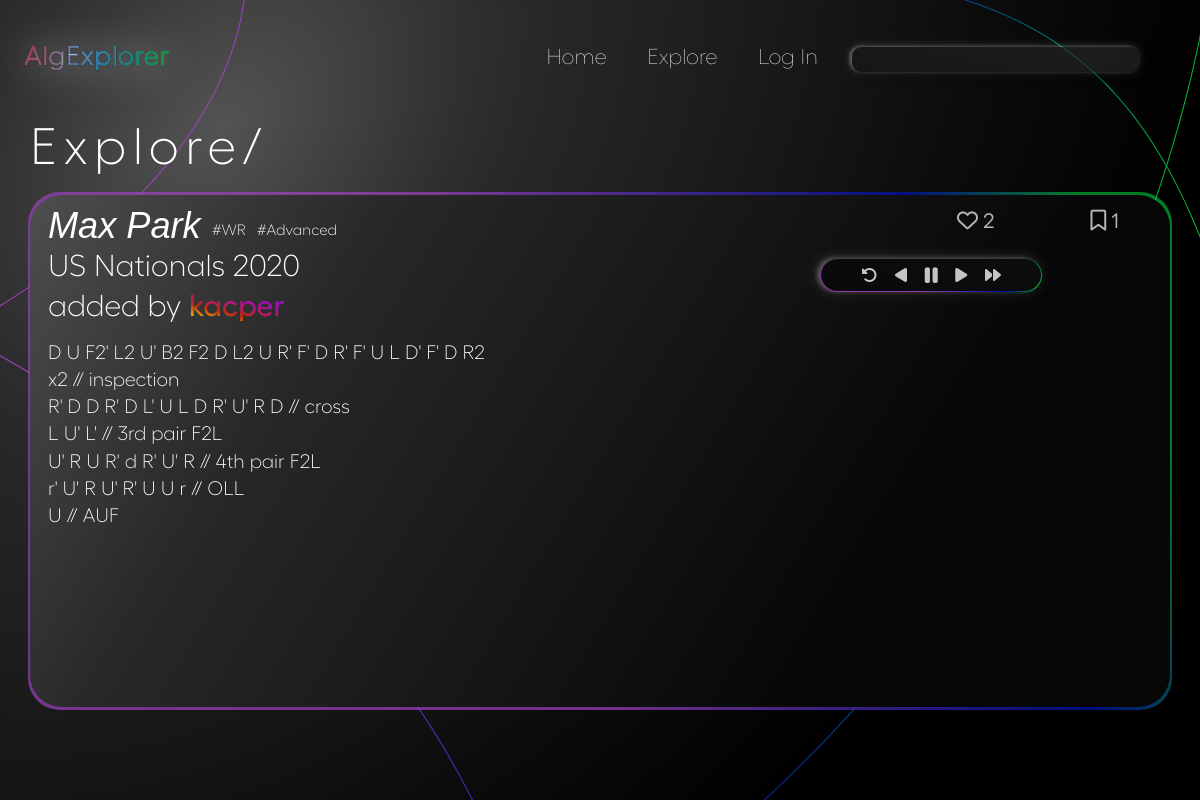
Screenshot of /solves/1bb7a992-4d16-41bc-ba0e-a2acb6714950/ with the database file from the repository.
### algorithms/models.py (models this page shows, shortened)
class Algorithm(models.Model):
    id = models.UUIDField(default=uuid.uuid4, unique=True, primary_key=True, editable=False)
    date_added = models.DateTimeField(auto_now_add=True)
    owner = models.ForeignKey(Profile, null=True, blank=True, on_delete=models.CASCADE)
    solver = models.CharField(max_length=50)
    description = models.CharField(null=True, blank=True, max_length=50, default="-")
    scramble = models.CharField(default="", max_length=100, null=False, validators=[
        RegexValidator(
            regex = r"^([RLUDFBMESrludfbxyz]{1}([2]|[']|2')? +)*([RLUDFBMESrludfbxyz]{1}([2]|[']|2')? *){1}$",
            message = "Invalid scramble.",
            code = "invalid_scramble"
        )
    ])
    content = models.TextField(max_length=1000, null=False, validators=[
        RegexValidator(
            regex = r"^( |\n|//[^\n]*)*([RLUDFBMESrludfbxyz]{1}([2]|[']|2')?( |\n|//[^\n]*)+)*([RLUDFBMESrludfbxyz]{1}([2]|[']|2')?( |\n|//[^\n]*)*){1}$",
            message = "Invalid solve.",
            code = "invalid_solve",
            flags = M
        )
    ])
    tags = models.ManyToManyField("Tag", blank=True, related_name="algs")
    cube_state = models.CharField(editable=False, max_length=54, default="wwwwwwwwwyyyyyyyyyrrrrrrrrrooooooooogggggggggbbbbbbbbb")
    image = models.ImageField(editable=False, null=True, blank=True, upload_to="algorithms/", default="algorithms/default.svg")
    users_hearts = models.ManyToManyField(Profile, blank=True, related_name="hearted_algs")
    users_saved = models.ManyToManyField(Profile, blank=True, related_name="saved_algs")
    heart_count = models.IntegerField(default=0, blank=True, null=True)
    saved_count = models.IntegerField(default=0, blank=True, null=True)

class Tag(models.Model):
    id = models.UUIDField(default=uuid.uuid4, unique=True, primary_key=True, editable=False)
    date_added = models.DateTimeField(auto_now_add=True)
    name = models.CharField(max_length=200)
    def __str__(self):
        return self.name

### algorithms/views.py (the view)
# urls.py: path('solves/<str:pk>/', views.getAlg, name="alg"),
def getAlg(request, pk):
    try:
        alg = Algorithm.objects.get(id=pk)
    except ObjectDoesNotExist:
        return redirect('algs-main')
    curr_url = reverse('explore-algs')
    context = {'alg' : alg, 'curr_url' : curr_url, 'alltags' : Tag.objects.all(),}
    return render(request, 'algorithms/alg.html', context)

### algorithms/templates/algorithms/alg.html (shortened to what this page needs)
{% extends 'main.html' %}
{% load static %}
{% block includes %}
    <link rel="stylesheet" type="text/css" href="{% static 'algorithms/css/alg.css' %}">
{% endblock includes %}
{% block content %}
<div id="explore-bg-lines"></div>
<div id="content">
    <h2 id="explore-title">Explore/</h2>
        <div href="{% url 'alg' alg.id %}" class="alg-card" data-id="{{alg.id}}" data-cube-state="{{alg.cube_state}}">
            <div class="alg-card-content">
                <div class="alg-card-text">
                    <div class="alg-title-row">
                        <h3 class="solver-name">{{alg.solver}}</h3>
                        {% for tag in alg.tags.all|slice:":3" %}
                            <h5 class="alg-tag">#{{tag}}</h5>
                        {% endfor %}
                    </div>
                    <h4 class="alg-description">{{alg.description}}</h4>
                    <h4 class="owner-name">added by <a href="">{{alg.owner.username}}</a></h4>
                    <div class="alg-content">
                        {{alg.scramble}} <br>
                        <div class="solve-content">
                            {{alg.content|linebreaksbr}}
                        </div>
                    </div>
                </div>
                <div class="alg-card-cube">
                    <div class="info-line">
                        {% if not request.user.is_authenticated %}
                            <a href="{% url 'login' %}">
                            <div class="heart-info" data-hearted="0">
                                <i class="fa-regular fa-heart"></i>
                                <span>{{alg.heart_count}}</span>
                            </div>
                        </a>
                        {% elif request.user.profile not in alg.users_hearts.all %}
                            <div class="heart-info" data-hearted="0">
                                <i class="fa-regular fa-heart"></i>
                                <span>{{alg.heart_count}}</span>
                            </div>
                        {% else %}
                            <div class="heart-info" data-hearted="1">
                                <i class="fa-solid fa-heart"></i>
                                <span>{{alg.heart_count}}</span>
                            </div>
                        {% endif %}
                        {% if not request.user.is_authenticated %}
                        <a href="{% url 'login' %}">
                        <div class="saved-info" data-saved="0">
                            <i class="fa-regular fa-bookmark"></i>
                            <span>{{alg.saved_count}}</span>
                        </div>
                    </a>
                        {% elif request.user.profile not in alg.users_saved.all %}
                        <div class="saved-info" data-saved="0">
                            <i class="fa-regular fa-bookmark"></i>
                            <span>{{alg.saved_count}}</span>
                        </div>
                        {% else %}
                        <div class="saved-info" data-saved="1">
                            <i class="fa-solid fa-bookmark"></i>
                            <span>{{alg.saved_count}}</span>
                        </div>
                        {% endif %}
                    </div>
                    <div class="cube-controls">
                        <i class="fa-solid fa-rotate-left playBack"></i>
                        <i class="fa-solid fa-play back" style="transform: scaleX(-1); -webkit-transform: scaleX(-1);"></i>
                        <i class="fa-solid fa-pause pause"></i>
                        <i class="fa-solid fa-play forward"></i>
                        <i class="fa-solid fa-forward play"></i>
                    </div>
                </div>
            </div>
        </div>
</div>
{% endblock content %}

### static/css/main.css (style rules this page uses)
:root { --text1: #fff; }
* { margin: 0; padding: 0; box-sizing: border-box; }
body { font-family: "Fellix", sans-serif; height: 100vh; width: 100vw; margin: 0; padding: 0; display: grid; grid-template-rows: repeat(9, 1fr); grid-template-columns: 100%; }

### static/css/navbar.css (style rules this page uses)
a { text-decoration: none; color: var(--text1); }

### algorithms/static/algorithms/css/alg.css (style rules this page uses)
body { background: no-repeat 0% 0% / cover url("/static/algorithms/backgrounds/explore-bg-gradient.svg"); }
#explore-bg-lines { position: fixed; left: 0; top: 0; z-index: -5; width: 100vw; height: 100vh; background: no-repeat 0% 0% / cover url("/static/backgrounds/bg-lines.svg"); }
#content { height: 100%; width: 100%; min-width: 0; display: flex; flex-direction: column; align-items: center; justify-content:start; gap: 2.4%; color: var(--text1); }
#explore-title { font-weight: 300; font-size: 3.2rem; width: 95%; text-align: left; letter-spacing: 0.4rem; margin-top: 0; }
.alg-card { position: relative; width: 95%; height: 75%; padding: 0.8% 1.5%; background: linear-gradient(121deg, rgba(78,78,78,1) 0%, rgba(40,40,40,1) 25%, rgba(20,20,20,1) 54%, rgba(6,6,6,1) 75%); border-radius: 2rem; display: flex; align-items: center; justify-content: center; }
.alg-card::after { content: ""; position: absolute; display: block; border-radius: 2rem; height: 101.3%; width: 100.35%; background: linear-gradient(70deg, rgba(158,65,191,0.7) 44%, rgba(0,18,178,0.7) 80%, rgba(4,178,53,0.7) 93%); z-index: -2; }
.alg-card-content { width: 100%; height: 100%; border-radius: 2rem; display: grid; grid-template-rows: 100%; grid-template-columns: repeat(5, 1fr); }
.alg-card-text { grid-area: 1 / 1 / 2 / 4; display: flex; flex-direction: column; justify-content: start; align-items: left; height: 100%; }
.alg-title-row { display: flex; flex-direction: row; align-items:center; justify-content: start; gap: 0.7rem; vertical-align: center; margin-bottom: 0.3%; }
.solver-name { font-size: 2.26rem; font-style: italic; font-weight: 400; }
.alg-tag { font-size: 0.94rem; font-weight: 300; margin-top: 0.65rem; }
.alg-content { font-size: 1.22rem; font-weight: 300; overflow: hidden; line-height: 1.7rem; height: 5.75rem; overflow: visible; }
.alg-description { font-size: 1.89rem; font-weight: 300; margin-bottom: 0.5%; }
.owner-name { font-size: 1.89rem; font-weight: 300; margin-bottom: 2.2%; }
.owner-name a { font-weight: 500; color: transparent; background: linear-gradient(14deg, rgba(253,211,4,1) 9%, rgba(224,37,14,1) 33%, rgba(186,12,193,1) 64%, rgba(173,4,253,1) 88%); -webkit-background-clip: text; background-clip: text; -webkit-text-fill-color: transparent; opacity: 0.85; }
.info-line { color: #d9d9d9; width: 100%; display: flex; flex-direction: row; align-items: center; justify-content: end; gap: 6rem; margin-top: 1%; width: 85%; font-size: 1.31em; }
.heart-info, .saved-info { cursor: pointer; opacity: 0.7; }
.alg-card-cube { grid-area: 1 / 4 / 2 / 6; display: flex; flex-direction: column; justify-content: start; align-items: center; }
.cube-controls { position: relative; z-index: 0; margin-top: 3%; display: flex; align-items: center; justify-content: center; align-items: center; gap: 1.1rem; background: linear-gradient(70deg, rgba(158,65,191,1) 44%, rgba(0,18,178,1) 80%, rgba(4,178,53,1) 93%); padding: 0.4rem 2.6rem; border-radius: 2rem; color: #d9d9d9; opacity: 0.9; -webkit-box-shadow: -2px -1px 12.83px 0px rgba(255, 255, 255, 0.19), -3.01px -1px 4.01px 0px rgba(255, 255, 255, 0.25); -moz-box-shadow: -2px -1px 12.83px 0px rgba(255, 255, 255, 0.19), -3.01px -1px 4.01px 0px rgba(255, 255, 255, 0.25); box-shadow: -2px -1px 12.83px 0px rgba(255, 255, 255, 0.19), -3.01px -1px 4.01px 0px rgba(255, 255, 255, 0.25); }
.cube-controls .fa-pause { font-size: 1.3em; }
.cube-controls i { cursor: pointer; }
.cube-controls::after { content: ""; position: absolute; display: block; border-radius: 2rem; opacity: 1; height: 95%; width: 99%; background: linear-gradient(30deg, rgb(9, 9, 9) 0%, rgb(13, 13, 13) 82%); z-index: -1; }

### rows the page displays
Algorithm: solver "Max Park", description "US Nationals 2020", scramble "D U F2' L2 U' B2 F2 D L2 U R' F' D R' F' U L D' F' D R2", content "x2 R' D D R' D L' U L D R' U' R D // cross L U' L' // 3rd pair F2L U' R U R' d R' U' R // 4th pair F2L r' U' R U' R' U U r // OLL U // AUF", heart_count "2", saved_count "1"
Tag: name "WR"
Tag: name "Advanced"
